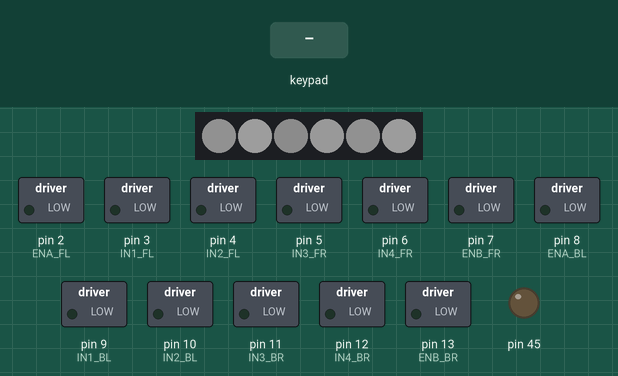
The sketch below on a simulated Arduino Mega 2560, built with avr-gcc and run on an emulated ATmega2560. Parts: 6 RGB LEDs in strip order, left to right, switched loads named in the sketch (green lamp = pin HIGH), output pins drawn as LEDs (lit = HIGH). Wiring (inferred from the names in the program): PCA9685 PWM driver at I2C address 0x40. The test bench sets the inputs (shaded band). Dim RGB values are drawn brighter than linear; what the sketch prints to the serial monitor is not drawn.

Above: at 1.2 s.
1.3 s: key 'U' pressed
At 1.45 s:
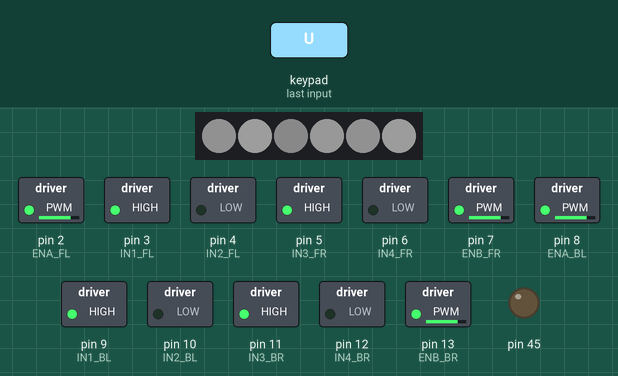
3.0 s: key 'D' pressed
At 3.38 s:
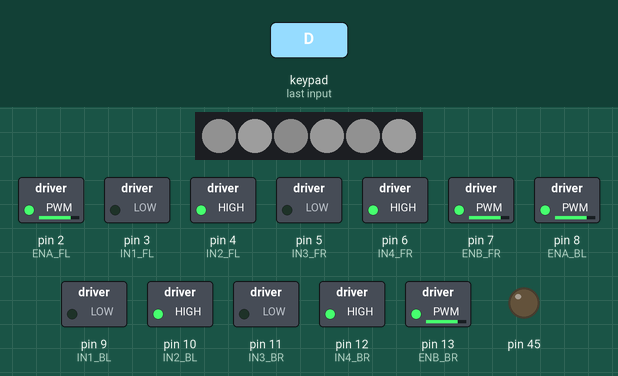
4.7 s: key 'L' pressed
At 4.86 s:
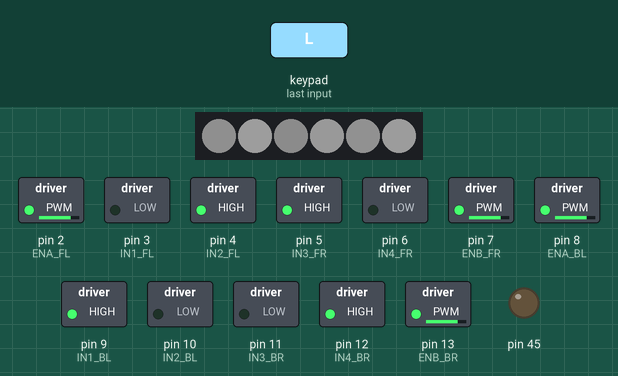
6.6 s: key 'R' pressed
At 6.76 s:
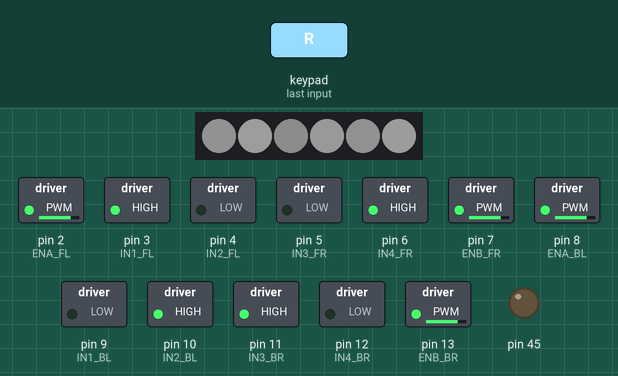
Timing chart, 0 to 9.5 s (numbered marks = the images above; inputs shaded):
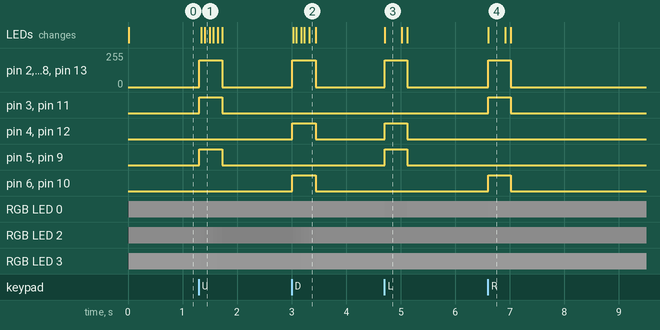

Measured:
- after the input at 1.3 s, pin 2 (ENA_FL): 0/255 → 200/255 at once, → 0/255 0.42 s later; pin 3 (IN1_FL): LOW → HIGH at once, → LOW 0.42 s later
- after the input at 3.0 s, pin 2 (ENA_FL): 0/255 → 200/255 at once, → 0/255 0.43 s later; pin 4 (IN2_FL): LOW → HIGH at once, → LOW 0.43 s later
- after the input at 4.7 s, pin 2 (ENA_FL): 0/255 → 200/255 at once, → 0/255 0.41 s later; pin 4 (IN2_FL): LOW → HIGH at once, → LOW 0.41 s later
- after the input at 6.6 s, pin 2 (ENA_FL), pin 7 (ENB_FR), pin 8 (ENA_BL), pin 13 (ENB_BR): 0/255 → 200/255 at once, → 0/255 0.41 s later; pin 3 (IN1_FL), pin 6 (IN4_FR), pin 10 (IN2_BL), pin 11 (IN3_BR): LOW → HIGH at once, → LOW 0.41 s later; RGB LED 0: RGB(17, 17, 17) → RGB(18, 18, 18) at once, → RGB(17, 17, 17) 0.41 s later

The sketch:

Robot_main.ino
```cpp
#include "motor.h"
#include "PS2X_lib.h"
#include "PS2_Controller.h"
#include "ultrasonic_sensor.h"
#include "servo_controller.h"

uint8_t ps2_data[6];
PS2_Status status_left = STOP;
PS2_Status status_right = STOP;
PS2_Status gripper_status = Release;

// PS2X library instance
PS2X ps2x;

// deadzone for analog stick
const uint8_t PS2_DEADZONE = 12;

const unsigned long PS2_POLL_INTERVAL_MS = 15;
const unsigned long DEBUG_PRINT_INTERVAL_MS = 250;

unsigned long last_ps2_poll_ms = 0;
unsigned long last_debug_print_ms = 0;

PS2_Status get_status_from_sticks(int x, int y, PS2_Status center_value)
{
    // map to PS2_Status
    if (x == 0 && y == 1) return BACKWARD;
    else if (x == 0 && y == -1) return FORWARD;
    else if (x == -1 && y == 0) return LEFT;
    else if (x == 1 && y == 0) return RIGHT;
    else if (x == -1 && y == 1) return BACKWARD_LEFT;
    else if (x == 1 && y == 1) return BACKWARD_RIGHT;
    else if (x == -1 && y == -1) return FORWARD_LEFT;
    else if (x == 1 && y == -1) return FORWARD_RIGHT;
    else return center_value;
}


void apply_motor_from_status(PS2_Status current)
{
    switch (current)
    {
    case FORWARD:
        motor_forward();
        break;
    case BACKWARD:
        motor_backward();
        break;
    case LEFT:
        motor_slide_left();
        break;
    case RIGHT:
        motor_slide_right();
        break;
    case FORWARD_LEFT:
        motor_forward_left();
        break;
    case FORWARD_RIGHT:
        motor_forward_right();
        break;
    case BACKWARD_LEFT:
        motor_backward_left();
        break;
    case BACKWARD_RIGHT:
        motor_backward_right();
        break;
    default:
        motor_stop();
        break;
    }
}

void apply_arm_from_status(PS2_Status current)
{
    switch (current)
    {
    case FORWARD:
        arm_forward();
        break;
    case BACKWARD:
        arm_backward();
        break;
    case LEFT:
        arm_turn_left();
        break;
    case RIGHT:
        arm_turn_right();
        break;
    case FORWARD_LEFT:
        arm_turn_left();
        break;
    case FORWARD_RIGHT:
        arm_turn_right();
        break;
    case BACKWARD_LEFT:
        arm_turn_left();
        break;
    case BACKWARD_RIGHT:
        arm_turn_right();
        break;
    case Release:
        gripper_release();
        break;
    case Clamp:
        gripper_clamp();
        break;
    default:
        arm_stop();
        break;
    }
}


void setup()
{
    Serial.begin(115200);

    motor_init();
    ps2x.config_gamepad(PS2_CLK_PIN, PS2_CMD_PIN, PS2_ATT_PIN, PS2_DAT_PIN, true, true);
    ultrasonic_init();
    // servo_init();
}

void loop()
{
    // ultrasonic_update();
    // apply_motor_from_status(LEFT);
    // delay(2000);
    // apply_motor_from_status(BACKWARD_RIGHT);
    // delay(2000);

    unsigned long now = millis();
    void arm_turn_left();
    if (now - last_ps2_poll_ms >= PS2_POLL_INTERVAL_MS)
    {
        last_ps2_poll_ms = now;
        ps2x.read_gamepad();

        int x = 0;
        int y = 0;

        // 1. เช็คปุ่ม D-PAD ก่อนเป็นอันดับแรก (ให้ความสำคัญสูงสุด)
        if (ps2x.Button(PSB_PAD_UP)) { y = -1; }
        else if (ps2x.Button(PSB_PAD_DOWN)) { y = 1; }

        if (ps2x.Button(PSB_PAD_LEFT)) { x = -1; }
        else if (ps2x.Button(PSB_PAD_RIGHT)) { x = 1; }

        // 2. ถ้าไม่ได้กด D-PAD เลย ค่อยไปเช็คก้านโยก Analog
        if (x == 0 && y == 0)
        {
            uint8_t analog_x = ps2x.Analog(PSS_LX);
            uint8_t analog_y = ps2x.Analog(PSS_LY);

            // ป้องกันค่า 255 มารบกวน (กรณีจอยไม่ได้เปิดไฟแดง Analog)
            if (analog_x != 255 && analog_y != 255)
            {
                if (analog_x < (128 - PS2_DEADZONE)) x = -1;
                else if (analog_x > (128 + PS2_DEADZONE)) x = 1;

                if (analog_y < (128 - PS2_DEADZONE)) y = -1;
                else if (analog_y > (128 + PS2_DEADZONE)) y = 1;
            }
        }

        // if (ps2x.Analog(PSS_RX) == 255 && ps2x.Analog(PSS_RY) == 255 && ps2x.Analog(PSS_LX) == 255 && ps2x.Analog(PSS_LY) == 255)
        // {
        //     x = 0;
        //     y = 0;
        //     x_right = 0;
        //     y_right = 0;
        // }
        status_left = get_status_from_sticks(x, y, STOP);
        apply_motor_from_status(status_left);

        status_right = get_status_from_sticks(x, y, STOP);
        apply_arm_from_status(status_right);

        if (ps2x.Button(PSB_SQUARE))
        {
            gripper_status = Clamp;
        }
        else if (ps2x.Button(PSB_CIRCLE))
        {
            gripper_status = Release;
        }
        apply_arm_from_status(gripper_status);

    }

    if (now - last_debug_print_ms >= DEBUG_PRINT_INTERVAL_MS)
    {
        last_debug_print_ms = now;
        print_debug(status_left, status_right, gripper_status);
    }

}
```

PCA9685_Control.cpp
```cpp
#include "PCA9685_Control.h"

// Register ที่สำคัญภายในชิป PCA9685
#define MODE1_REG    0x00
#define PRESCALE_REG 0xFE
#define LED0_ON_L    0x06

PCA9685Control::PCA9685Control(uint8_t addr) {
  _i2caddr = addr;
}

void PCA9685Control::begin() {
  Wire.begin();
  writeRegister(MODE1_REG, 0x00); // Reset การตั้งค่า
}

void PCA9685Control::writeRegister(uint8_t reg, uint8_t value) {
  Wire.beginTransmission(_i2caddr);
  Wire.write(reg);
  Wire.write(value);
  Wire.endTransmission();
}

uint8_t PCA9685Control::readRegister(uint8_t reg) {
  Wire.beginTransmission(_i2caddr);
  Wire.write(reg);
  Wire.endTransmission();
  Wire.requestFrom((int)_i2caddr, 1);
  return Wire.read();
}

void PCA9685Control::setPWMFreq(float freq) {
  freq *= 0.9;  // ชดเชยความคลาดเคลื่อนของ Oscillator ภายในชิป
  float prescaleval = 25000000.0 / 4096.0 / freq - 1.0;
  uint8_t prescale = floor(prescaleval + 0.5);

  uint8_t oldmode = readRegister(MODE1_REG);
  uint8_t newmode = (oldmode & 0x7F) | 0x10; // เข้าโหมด Sleep เพื่อตั้งค่า Prescale

  writeRegister(MODE1_REG, newmode);     // สั่ง Sleep
  writeRegister(PRESCALE_REG, prescale); // ใส่ค่าความถี่
  writeRegister(MODE1_REG, oldmode);     // ตื่นจาก Sleep
  delay(5);
  writeRegister(MODE1_REG, oldmode | 0xA0); // เปิด Auto-Increment
}

void PCA9685Control::setPWM(uint8_t channel, uint16_t on, uint16_t off) {
  Wire.beginTransmission(_i2caddr);
  Wire.write(LED0_ON_L + 4 * channel); // คำนวณหาตำแหน่ง Register ของช่องนั้นๆ
  Wire.write(on & 0xFF);               // ON_L
  Wire.write(on >> 8);                 // ON_H
  Wire.write(off & 0xFF);              // OFF_L
  Wire.write(off >> 8);                // OFF_H
  Wire.endTransmission();
}

// ฟังก์ชันใหม่: รีเทิร์นค่าตำแหน่งล่าสุดกลับไปให้ผู้ใช้งาน
uint16_t PCA9685Control::getPos(uint8_t channel) {
  return _currentPos[channel];
}
```

PCA9685_Control.h
```cpp
#ifndef PCA9685_CONTROL_H
#define PCA9685_CONTROL_H

#include <Arduino.h>
#include <Wire.h>

class PCA9685Control {
  private:
    uint8_t _i2caddr;
    // เพิ่มอาเรย์เก็บค่าตำแหน่งปัจจุบันของ Servo ทั้ง 16 ช่อง
    uint16_t _currentPos[16];

    void writeRegister(uint8_t reg, uint8_t value);
    uint8_t readRegister(uint8_t reg);

  public:
    PCA9685Control(uint8_t addr = 0x40);

    void begin();
    void setPWMFreq(float freq);
    void setPWM(uint8_t channel, uint16_t on, uint16_t off);

    // เพิ่มฟังก์ชันใหม่: สำหรับดึงค่าตำแหน่งปัจจุบัน
    uint16_t getPos(uint8_t channel);
};

#endif
```

PS2_Controller.cpp
```cpp
#include "PS2_Controller.h"
#include "PS2X_lib.h"
namespace
{
    uint8_t ps2Transfer(uint8_t outgoingByte)
    {
        uint8_t incomingByte = 0;

        for (uint8_t bit = 0; bit < 8; bit++)
        {
            digitalWrite(PS2_CMD_PIN, (outgoingByte & 0x01) ? HIGH : LOW);
            outgoingByte >>= 1;

            digitalWrite(PS2_CLK_PIN, LOW);
            delayMicroseconds(8);

            if (digitalRead(PS2_DAT_PIN) == HIGH)
            {
                incomingByte |= (1 << bit);
            }

            digitalWrite(PS2_CLK_PIN, HIGH);
            delayMicroseconds(8);
        }

        return incomingByte;
    }

    // --- Analog filtering + calibration for joystick X (ps2_data[5]) ---
    const uint8_t FILTER_SIZE = 5;
    const uint8_t DEADZONE_THRESHOLD = 12; // adjust as needed

    uint8_t analogBuffer[FILTER_SIZE] = {128, 128, 128, 128, 128};
    uint8_t analogIndex = 0;
    uint8_t analogCount = 0; // how many valid samples in buffer (<= FILTER_SIZE)
    uint8_t analogCenter = 128;
    bool analogCalibrated = false;

    void addAnalogSample(uint8_t v)
    {
        analogBuffer[analogIndex] = v;
        analogIndex = (analogIndex + 1) % FILTER_SIZE;
        if (analogCount < FILTER_SIZE) analogCount++;
    }

    uint8_t getMedianAnalog()
    {
        uint8_t tmp[FILTER_SIZE];
        uint8_t n = analogCount;
        if (n == 0) return analogCenter;
        for (uint8_t i = 0; i < n; i++) tmp[i] = analogBuffer[i];

        // simple sort (bubble/insertion ok for small N)
        for (uint8_t i = 0; i < n - 1; i++)
        {
            for (uint8_t j = i + 1; j < n; j++)
            {
                if (tmp[j] < tmp[i])
                {
                    uint8_t t = tmp[i];
                    tmp[i] = tmp[j];
                    tmp[j] = t;
                }
            }
        }

        return tmp[n/2];
    }
}

void PS2_Init() // does not need to be called externally since PS2_ReadData handles initialization on first call
{
    pinMode(PS2_CMD_PIN, OUTPUT);
    pinMode(PS2_CLK_PIN, OUTPUT);
    pinMode(PS2_ATT_PIN, OUTPUT);
    pinMode(PS2_DAT_PIN, INPUT_PULLUP);

    digitalWrite(PS2_CMD_PIN, HIGH);
    digitalWrite(PS2_CLK_PIN, HIGH);
    digitalWrite(PS2_ATT_PIN, HIGH);

    // Quick calibration: read a few samples to establish analog center
    for (uint8_t i = 0; i < FILTER_SIZE; i++)
    {
        uint8_t tmp[6] = {0};
        PS2_ReadData(tmp);
        addAnalogSample(tmp[5]);
        delay(20);
    }
    analogCenter = getMedianAnalog();
    analogCalibrated = true;
}

void PS2_ReadData(uint8_t *ps2_data)
{
    digitalWrite(PS2_ATT_PIN, LOW);
    delayMicroseconds(10);

    ps2Transfer(0x01);
    ps2Transfer(0x42);
    ps2Transfer(0x00);

    for (uint8_t i = 0; i < 6; i++)
    {
        ps2_data[i] = ps2Transfer(0x00);
    }

    // add recent analog X sample into filter buffer
    addAnalogSample(ps2_data[5]);

    delayMicroseconds(10);
    digitalWrite(PS2_ATT_PIN, HIGH);
}

void print_debug(PS2_Status status_left, PS2_Status status_right, PS2_Status gripper_status)
{
    // Print raw analog values and D-pad/button states from PS2X
    Serial.print("ANALOG RX:");
    Serial.print(ps2x.Analog(PSS_RX));
    Serial.print("  LX:");
    Serial.print(ps2x.Analog(PSS_LX));
    Serial.print("  RY:");
    Serial.print(ps2x.Analog(PSS_RY));
    Serial.print("  LY:");
    Serial.print(ps2x.Analog(PSS_LY));

    Serial.print("  | D-PAD U:" ); Serial.print(ps2x.Button(PSB_PAD_UP) ? 1 : 0);
    Serial.print(" D:" ); Serial.print(ps2x.Button(PSB_PAD_DOWN) ? 1 : 0);
    Serial.print(" L:" ); Serial.print(ps2x.Button(PSB_PAD_LEFT) ? 1 : 0);
    Serial.print(" R:" ); Serial.print(ps2x.Button(PSB_PAD_RIGHT) ? 1 : 0);

    // Right-side face buttons: Triangle, Square, Circle, Cross
    Serial.print("  | TRI:" ); Serial.print(ps2x.Button(PSB_TRIANGLE) ? 1 : 0);
    Serial.print(" SQ:" ); Serial.print(ps2x.Button(PSB_SQUARE) ? 1 : 0);
    Serial.print(" CIR:" ); Serial.print(ps2x.Button(PSB_CIRCLE) ? 1 : 0);
    Serial.print(" X:" ); Serial.print(ps2x.Button(PSB_CROSS) ? 1 : 0);

   Serial.print("  | STATUS: ");
    Serial.print(" LEFT :");
    switch (status_left)
    {
    case FORWARD: Serial.print("FORWARD"); break;
    case BACKWARD: Serial.print("BACKWARD"); break;
    case LEFT: Serial.print("LEFT"); break;
    case RIGHT: Serial.print("RIGHT"); break;
    case FORWARD_LEFT: Serial.print("FORWARD_LEFT"); break;
    case FORWARD_RIGHT: Serial.print("FORWARD_RIGHT"); break;
    case BACKWARD_LEFT: Serial.print("BACKWARD_LEFT"); break;
    case BACKWARD_RIGHT: Serial.print("BACKWARD_RIGHT"); break;
    default: Serial.print("STOP"); break;
    }

    Serial.print("  | STATUS: ");
    Serial.print("  |  RIGHT :");
    switch (status_right)
    {
    case FORWARD: Serial.print("FORWARD"); break;
    case BACKWARD: Serial.print("BACKWARD"); break;
    case LEFT: Serial.print("LEFT"); break;
    case RIGHT: Serial.print("RIGHT"); break;
    case FORWARD_LEFT: Serial.print("FORWARD_LEFT"); break;
    case FORWARD_RIGHT: Serial.print("FORWARD_RIGHT"); break;
    case BACKWARD_LEFT: Serial.print("BACKWARD_LEFT"); break;
    case BACKWARD_RIGHT: Serial.print("BACKWARD_RIGHT"); break;
    default: Serial.print("CENTER"); break;
    }

    Serial.println();
}
```

PS2_Controller.h
```cpp
#ifndef PS2_CONTROLLER_H
#define PS2_CONTROLLER_H

#include <Arduino.h>

#include "robot_config.h"

typedef enum
{
    STOP = 0,

    FORWARD,
    BACKWARD,
    LEFT,
    RIGHT,
    FORWARD_LEFT,
    FORWARD_RIGHT,
    BACKWARD_LEFT,
    BACKWARD_RIGHT,
    Clamp,
    Release,
    SPIN_LEFT,   // <--- เพิ่มบรรทัดนี้เข้าไป
    SPIN_RIGHT   // <--- เพิ่มบรรทัดนี้เข้าไป

} PS2_Status;

void PS2_ReadData(uint8_t *ps2_data);
PS2_Status PS2_GetStatus(uint8_t *ps2_data);

void apply_motor_from_status(PS2_Status current);
void apply_arm_from_status(PS2_Status current);
void print_debug(PS2_Status status_left, PS2_Status status_right, PS2_Status gripper_status);
#endif
```

motor.cpp
```cpp
#include "motor.h"
// สมมติว่ามี robot_config.h ที่ประกาศพินไว้แล้ว
// หรือคุณสามารถใส่ #define พินตรงนี้ได้เลยถ้าต้องการ
#include "robot_config.h"

/* ตัวอย่างการกำหนดพิน (เพื่อให้เห็นภาพ ต้องไปใส่ใน robot_config.h)
// L298N ตัวที่ 1 (ล้อหน้า)
#define ENA_FL 9   // ล้อหน้าซ้าย PWM
#define IN1_FL 2   // ล้อหน้าซ้าย ทิศทาง 1
#define IN2_FL 3   // ล้อหน้าซ้าย ทิศทาง 2
#define ENB_FR 10  // ล้อหน้าขวา PWM
#define IN3_FR 4   // ล้อหน้าขวา ทิศทาง 1
#define IN4_FR 5   // ล้อหน้าขวา ทิศทาง 2

// L298N ตัวที่ 2 (ล้อหลัง)
#define ENA_BL 11  // ล้อหลังซ้าย PWM
#define IN1_BL 6   // ล้อหลังซ้าย ทิศทาง 1
#define IN2_BL 7   // ล้อหลังซ้าย ทิศทาง 2
#define ENB_BR 12  // ล้อหลังขวา PWM
#define IN3_BR 8   // ล้อหลังขวา ทิศทาง 1
#define IN4_BR 13  // ล้อหลังขวา ทิศทาง 2

#define MOTOR_FULL_SPEED 255
*/

namespace
{
  // ฟังก์ชันช่วยเหลือสำหรับคุมมอเตอร์แต่ละตัวผ่าน L298N
  // state: 1 = เดินหน้า, -1 = ถอยหลัง, 0 = หยุด
  void setSingleMotor(int in1Pin, int in2Pin, int pwmPin, int state, uint8_t speed)
  {
    if (state == 1) { // เดินหน้า
      digitalWrite(in1Pin, HIGH);
      digitalWrite(in2Pin, LOW);
      analogWrite(pwmPin, speed);
    }
    else if (state == -1) { // ถอยหลัง
      digitalWrite(in1Pin, LOW);
      digitalWrite(in2Pin, HIGH);
      analogWrite(pwmPin, speed);
    }
    else { // หยุด
      digitalWrite(in1Pin, LOW);
      digitalWrite(in2Pin, LOW);
      analogWrite(pwmPin, 0);
    }
  }

  // ฟังก์ชันรวมสั่ง 4 ล้อ (1=เดินหน้า, -1=ถอยหลัง, 0=หยุด)
  void setAllMotors(int flState, int frState, int blState, int brState, uint8_t speed)
  {
    setSingleMotor(IN1_FL, IN2_FL, ENA_FL, flState, speed); // หน้าซ้าย
    setSingleMotor(IN3_FR, IN4_FR, ENB_FR, frState, speed); // หน้าขวา
    setSingleMotor(IN1_BL, IN2_BL, ENA_BL, blState, speed); // หลังซ้าย
    setSingleMotor(IN3_BR, IN4_BR, ENB_BR, brState, speed); // หลังขวา
  }
}

void motor_init()
{
  // L298N 1
  pinMode(ENA_FL, OUTPUT); pinMode(IN1_FL, OUTPUT); pinMode(IN2_FL, OUTPUT);
  pinMode(ENB_FR, OUTPUT); pinMode(IN3_FR, OUTPUT); pinMode(IN4_FR, OUTPUT);
  // L298N 2
  pinMode(ENA_BL, OUTPUT); pinMode(IN1_BL, OUTPUT); pinMode(IN2_BL, OUTPUT);
  pinMode(ENB_BR, OUTPUT); pinMode(IN3_BR, OUTPUT); pinMode(IN4_BR, OUTPUT);

  motor_stop();
}

void motor_stop()
{
  setAllMotors(0, 0, 0, 0, 0);
}

// อ้างอิงจากภาพ: Straight ahead (ลูกศรขึ้นหมด)
void motor_forward()
{
  setAllMotors(1, 1, 1, 1, MOTOR_FULL_SPEED);
}

void motor_backward()
{
  setAllMotors(-1, -1, -1, -1, MOTOR_FULL_SPEED);
}

// อ้างอิงจากภาพ: Side way (ลูกศรทแยง) สไลด์ขวา
void motor_slide_right()
{
  // หน้าซ้ายไปหน้า, หน้าขวาไปหลัง, หลังซ้ายไปหลัง, หลังขวาไปหน้า
  setAllMotors(1, -1, -1, 1, MOTOR_FULL_SPEED);
}

// สไลด์ซ้าย (ตรงข้ามสไลด์ขวา)
void motor_slide_left()
{
  setAllMotors(-1, 1, 1, -1, MOTOR_FULL_SPEED);
}

// อ้างอิงจากภาพ: Diagonal (เดินหน้าทแยงขวา)
void motor_forward_right()
{
  // หน้าซ้ายไปหน้า, หลังขวาไปหน้า, ล้ออื่นหยุด
  setAllMotors(1, 0, 0, 1, MOTOR_FULL_SPEED);
}

// เดินหน้าทแยงซ้าย
void motor_forward_left()
{
  // หน้าขวาไปหน้า, หลังซ้ายไปหน้า, ล้ออื่นหยุด
  setAllMotors(0, 1, 1, 0, MOTOR_FULL_SPEED);
}

// ถอยหลังทแยงซ้าย
void motor_backward_left()
{
  setAllMotors(-1, 0, 0, -1, MOTOR_FULL_SPEED);
}

// ถอยหลังทแยงขวา
void motor_backward_right()
{
  setAllMotors(0, -1, -1, 0, MOTOR_FULL_SPEED);
}

// อ้างอิงจากภาพ: Turn round (หมุนตัว) หมุนขวา
void motor_spin_right()
{
  // ซ้ายไปหน้า ขวาไปหลัง
  setAllMotors(1, -1, 1, -1, MOTOR_FULL_SPEED);
}

// หมุนซ้าย
void motor_spin_left()
{
  // ซ้ายไปหลัง ขวาไปหน้า
  setAllMotors(-1, 1, -1, 1, MOTOR_FULL_SPEED);
}
```

motor.h
```cpp
#ifndef MOTOR_H
#define MOTOR_H

#include <Arduino.h>

void motor_init();
void motor_stop();
void motor_forward();
void motor_backward();
void motor_slide_left();   // เปลี่ยนจากเลี้ยวเป็นสไลด์
void motor_slide_right();  // เปลี่ยนจากเลี้ยวเป็นสไลด์
void motor_forward_left();
void motor_forward_right();
void motor_backward_left();
void motor_backward_right();

// เพิ่มการหมุนอยู่กับที่
void motor_spin_left();
void motor_spin_right();

#endif
```

servo_controller.h
```cpp
#ifndef SERVO_CONTROLLER_H
#define SERVO_CONTROLLER_H

#include <Arduino.h>
#include "PCA9685_Control.h"

extern PCA9685Control pwm;

extern const int BASE_STOP;

void servo_init();
void turnBase(uint8_t channel, uint16_t speedPulse, int durationMs);
void gripper_clamp();
void gripper_release();
void arm_stop();
void arm_forward();
void arm_backward();
void arm_turn_left();
void arm_turn_right();

#endif
```

ultrasonic_sensor.h
```cpp
#ifndef ULTRASONIC_SENSOR_H
#define ULTRASONIC_SENSOR_H

#include <Arduino.h>

void ultrasonic_init();
void ultrasonic_update();
int ultrasonic_read_distance_cm();

#endif
```

Source omitted: servo_controller.cpp (2312 bytes), ultrasonic_sensor.cpp (2529 bytes), robot_config.h (1915 bytes)
